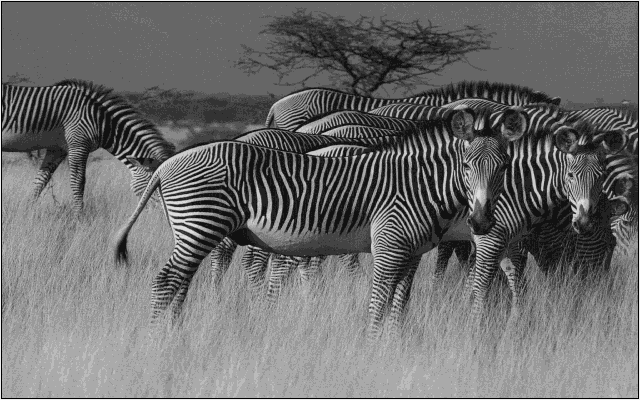
%> input picture Exercise02-GLCM/images/zebra_1.tif, 640 x 400 px; its folder holds only this picture in this run
$ octave exercise02.m   (GNU Octave 9; MATLAB toolbox functions it lacks are replaced by stand-ins)
%> lines starting %> are read from the running program, lines starting %| are printed output that depends on the picture
### Exercise02-GLCM/SlidingGLCM.m
function [results, ZI] = SlidingGLCM(varargin)
%SLIDING_GLCM GLCM using a sliding window.
%   Detailed explanation goes here
    [I, window_size, offset, gray_levels, gray_limits, symmetric] = ParseInputs(varargin{:});

    progress_string = '';

    variance = zeros(size(I));
    contrast = zeros(size(I));
    entropy = zeros(size(I));

    half_size = floor(window_size / 2);
    ZI = PadMatrix(I, half_size);

    % i and j are related to the number of gray levels we'll be evaluating
    i = repmat((0:(gray_levels - 1))', 1, gray_levels);
    j = repmat( 0:(gray_levels - 1)  , gray_levels, 1);
    ij_sq = (i - j).^2;

    index = 1;
    [rows, cols] = size(I);
    for row = 1:rows
        for col = 1:cols
            % fprintf('[%d, %d]\n', row, col);
            row2 = row + (half_size * 2);
            col2 = col + (half_size * 2);
            sliding_window = ZI(row:row2, col:col2);

            G = GLCM(sliding_window, 'NumLevels', gray_levels, 'Offset', offset, 'GrayLimits', gray_limits, 'Symmetric', symmetric);
            p = G ./ sum(G(:));

            % Sum of squares, Variance
            mu = sum(sum(p .* (i + 1)));
            variance(row, col) = sum(sum(p .* ((i - mu).^2)));

            contrast(row, col) = sum(sum(p .* ij_sq));

            non_zero_glcm = p(p > 0);
            entropy(row, col) = -sum(non_zero_glcm .* log2(non_zero_glcm));

            msg = sprintf('Percent done: %3.2f', (index / (rows * cols)) * 100);
            fprintf([progress_string, msg]);
            progress_string = repmat(sprintf('\b'), 1, length(msg));
            index = index + 1;
        end
    end

    fprintf('\n');
    results = struct('variance', variance, ...
                     'contrast', contrast, ...
                     'entropy',  entropy);
end

%% ParseInputs - copied out of MatLab
function [I, ws, offset, nl, gl, sym] = ParseInputs(varargin)
    narginchk(1,11);

    % Check I
    I = varargin{1};
    validateattributes(I, {'logical', 'numeric'}, {'2d', 'real', 'nonsparse'}, ...
                  mfilename, 'I', 1);

    % Assign Defaults
    offset = [0 1];
    if islogical(I)
      nl = 2;
    else
      nl = 8;
    end
    gl = getrangefromclass(I);
    sym = false;

    % Parse Input Arguments
    if nargin ~= 1

        paramStrings = {'WindowSize','Offset','NumLevels','GrayLimits','Symmetric'};

        for k = 2:2:nargin
            param = lower(varargin{k});
            inputStr = validatestring(param, paramStrings, mfilename, 'PARAM', k);
            idx = k + 1;  %Advance index to the VALUE portion of the input.
            if idx > nargin
                error(message('images:SlidingGLCM:missingParameterValue', inputStr));
            end

            switch (inputStr)
                case 'WindowSize'
                    ws = varargin{idx};
                    validateattributes(nl, {'logical', 'numeric'}, ...
                        {'real', 'integer', 'nonnegative', 'nonempty', 'nonsparse'}, ...
                        mfilename, 'WS', idx);
                    if numel(ws) > 1
                        error(message('images:SlidingGLCM:invalidWindowSize'));
                    end
                    ws = double(ws);
                case 'Offset'
                    offset = varargin{idx};
                    validateattributes(offset,{'logical','numeric'},...
                        {'2d','nonempty','integer','real'},...
                        mfilename, 'OFFSET', idx);
                    if size(offset,2) ~= 2
                        error(message('images:graycomatrix:invalidOffsetSize'));
                    end
                    offset = double(offset);
                case 'NumLevels'
                    nl = varargin{idx};
                    validateattributes(nl,{'logical','numeric'},...
                        {'real','integer','nonnegative','nonempty','nonsparse'},...
                        mfilename, 'NL', idx);
                    if numel(nl) > 1
                        error(message('images:SlidingGLCM:invalidNumLevels'));
                    elseif islogical(I) && nl ~= 2
                        error(message('images:SlidingGLCM:invalidNumLevelsForBinary'));
                    end
                    nl = double(nl);
                case 'GrayLimits'
                    gl = varargin{idx};
                    % step 1: checking for classes
                    validateattributes(gl,{'logical','numeric'},{},mfilename, 'GL', idx);
                    if isempty(gl)
                        gl = [min(I(:)) max(I(:))];
                    end

                    % step 2: checking for attributes
                    validateattributes(gl,{'logical','numeric'},{'vector','real'},mfilename, 'GL', idx);

                    if numel(gl) ~= 2
                        error(message('images:SlidingGLCM:invalidGrayLimitsSize'));
                    end
                    gl = double(gl);

                case 'Symmetric'
                    sym = varargin{idx};
                    validateattributes(sym,{'logical'}, {'scalar'}, mfilename, 'Symmetric', idx);
            end
        end
    end
end

### Exercise02-GLCM/exercise02.m
%% Exercise 02 - GLCM

% Task 1
% First, try to implement your own GLCM function that takes as input an
% image window and number of image greyscales and outputs a co-occurence
% matrix. Derive variance, contrast and entropy from the GLCM of a sliding
% window at a suitable size.

%% Perform Sliding GLCM Processing
clear
close all

zebra_files = 1:6;
for zebra_number = zebra_files
    filename = sprintf('images/zebra_%d.tif', zebra_number);
    fprintf('Processing %s\n', filename);
    zebra = imread(filename);
%> zebra is the input picture: size 400x640 uint8; min 0, max 238, mean 108.9

    window_size = 15;
    gray_levels = 8;
    offset = [1 0];

    zebra_histeq_gl = histeq(zebra, gray_levels);
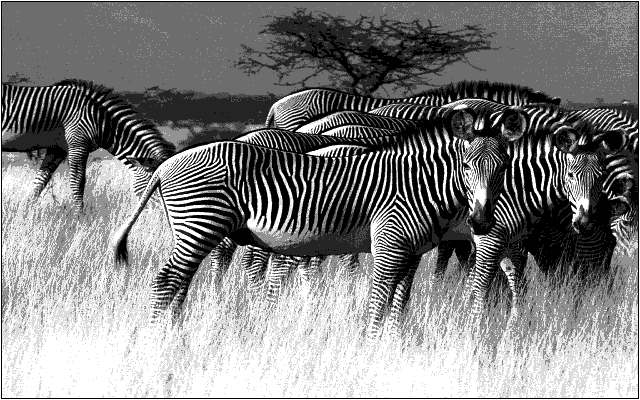
%> zebra_histeq_gl: size 400x640 uint8; min 0, max 255, mean 129.5
    zebra_buckets = uint8(round(double(zebra_histeq_gl) * (gray_levels - 1) / double(max(zebra_histeq_gl(:)))));
    gray_limits = [min(zebra_buckets(:)), max(zebra_buckets(:))];
%> gray_limits = [0 7]

    tic;
    [results, ZI] = SlidingGLCM(zebra_buckets, ...
        'WindowSize', window_size, ...
        'GrayLimits', gray_limits, ...
        'Offset', offset, ...
        'NumLevels', gray_levels, ...
        'Symmetric', true);
%> in ParseInputs, `gl = getrangefromclass(I);`: gl = [0 255]
%> the loop in ParseInputs, `for k = 2:2:nargin` made 5 passes
%> (param, inputStr, ws) on pass 1: ('windowsize', 'WindowSize', 15)
%> in SlidingGLCM, `[I, window_size, offset, gray_levels, gray_limits, symmetric] = ParseI..`: window_size = 15; offset = [1 0]; gray_levels = 8; gray_limits = [0 7]; symmetric = true
%> in SlidingGLCM, `half_size = floor(window_size / 2);`: half_size = 7
%> the run ends on the next line
